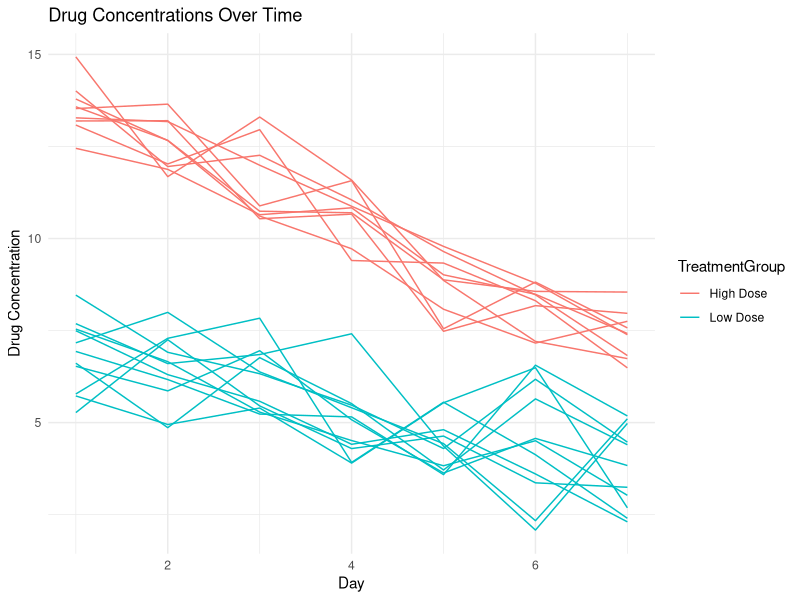
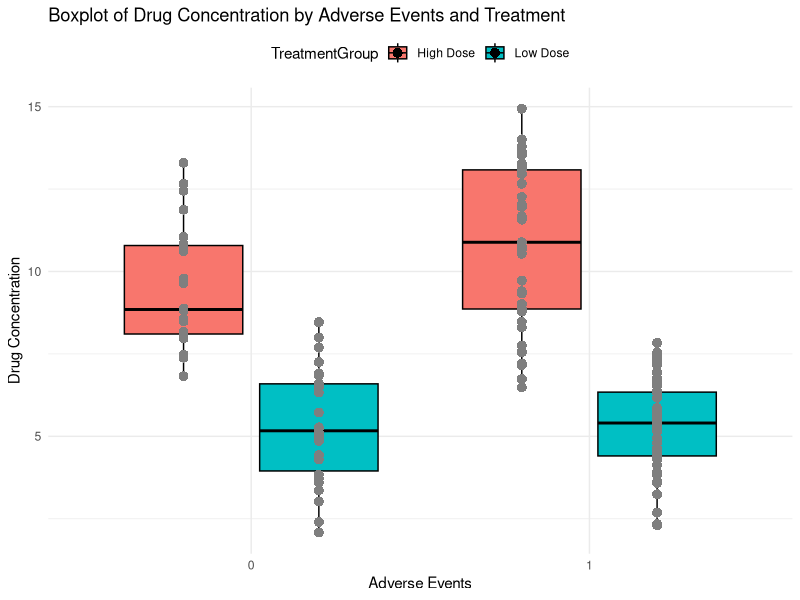

These charts were generated, in order, by the following R code:
##############################################################
# R script for simulated/synthetic data generation
# Example that shows longitudinal data
##############################################################

##############################################################
# ChatGPT prompt to write first draft of code
# Note that this prompt was far from what I wanted, so 
# there were several iterations where I asked it to update the code
##############################################################
# write R code that generates a longitudinal and hierarchical dataset.
# The dataset should show drug concentrations, levels of cholesterol 
# and adverse events for patients over time.
# Patients should be in two treatment groups, receiving different doses of the drug on day 0.
# Each patient should have 10 samples taken over the course of 10 days.
# Add a lot of comments to your code to explain what you are doing.
# Assume that adverse events depend on drug concentration.


## ---- packages-ex2 --------
# make sure the packages are installed
# Load required packages
library(dplyr)
library(ggplot2)
library(here)


## ---- setup-ex2 --------
# Set seed for reproducibility
set.seed(123)
# Number of patients in each treatment group
num_patients <- 20
# Number of days and samples per patient
num_days <- 7
num_samples_per_day <- 1


## ---- makedata-ex2 --------
# Treatment group levels
treatment_groups <- c("Low Dose", "High Dose")

# Generate patient IDs
patient_ids <- rep(1:num_patients, each = num_days)

# Generate treatment group assignments for each patient
treatment_assignments <- rep(sample(treatment_groups, num_patients, replace = TRUE), 
                             each = num_days)

# Generate day IDs for each patient
day_ids <- rep(1:num_days, times = num_patients)

# Function to generate drug concentrations with variability
generate_drug_concentrations <- function(day, dose_group, patient_id) {
  baseline_concentration <- ifelse(dose_group == "Low Dose", 8, 15)
  patient_variation <- rnorm(1, mean = 0, sd = 1)
  time_variation <- exp(-0.1*day)
  baseline_concentration * time_variation + patient_variation 
}


# Generate drug concentrations for each sample
drug_concentrations <- mapply(generate_drug_concentrations, 
                              day = rep(day_ids, each = num_samples_per_day), 
                              dose_group = treatment_assignments,
                              patient_id = rep(1:num_patients, each = num_days))


# Flatten the matrix to a vector
drug_concentrations <- as.vector(drug_concentrations)

# Generate cholesterol levels for each sample 
# (assuming a positive correlation with drug concentration)
cholesterol_levels <- drug_concentrations + 
  rnorm(num_patients * num_days * num_samples_per_day, mean = 0, sd = 5)

# Generate adverse events based on drug concentration 
# (assuming a higher chance of adverse events with higher concentration)
# Sigmoid function to map concentrations to probabilities
adverse_events_prob <- plogis(drug_concentrations / 10) 
adverse_events <- rbinom(num_patients * num_days * num_samples_per_day, 
                         size = 1, prob = adverse_events_prob)

# Create a data frame
syn_dat2 <- data.frame(
  PatientID = rep(patient_ids, each = num_samples_per_day),
  TreatmentGroup = rep(treatment_assignments, each = num_samples_per_day),
  Day = rep(day_ids, each = num_samples_per_day),
  DrugConcentration = drug_concentrations,
  CholesterolLevel = cholesterol_levels,
  AdverseEvent = adverse_events
)

## ---- checkdata-ex2 --------
# Print the first few rows of the generated dataset
print(head(syn_dat2))
summary(syn_dat2)
dplyr::glimpse(syn_dat2)  


## ---- plotdata-ex2 --------
# Plot drug concentrations over time for each individual using ggplot2
p1 <- ggplot(syn_dat2, aes(x = Day, y = DrugConcentration, 
                      group = as.factor(PatientID), color = TreatmentGroup)) +
  geom_line() +
  labs(title = "Drug Concentrations Over Time",
       x = "Day",
       y = "Drug Concentration",
       color = "TreatmentGroup") +
  theme_minimal()
plot(p1)

p2 <- ggplot(syn_dat2, aes(x = as.factor(AdverseEvent), y = DrugConcentration, 
                           fill = TreatmentGroup)) +
  geom_boxplot(width = 0.7, position = position_dodge(width = 0.8), color = "black") +
  geom_point(aes(color = TreatmentGroup), position = position_dodge(width = 0.8), 
             size = 3, shape = 16) +  # Overlay raw data points
  labs(
    x = "Adverse Events",
    y = "Drug Concentration",
    title = "Boxplot of Drug Concentration by Adverse Events and Treatment"
  ) +
  scale_color_manual(values = c("A" = "blue", "B" = "red")) +  # Customize color for each treatment
  theme_minimal() +
  theme(legend.position = "top")
plot(p2)

## ---- savedata-ex2 --------
# Save the simulated data to a CSV or Rds file
write.csv(syn_dat2, "syn_dat2.csv", row.names = FALSE)
# if we wanted an RDS version
#saveRDS(syn_dat2, here("data","syn_dat2.Rds"))

